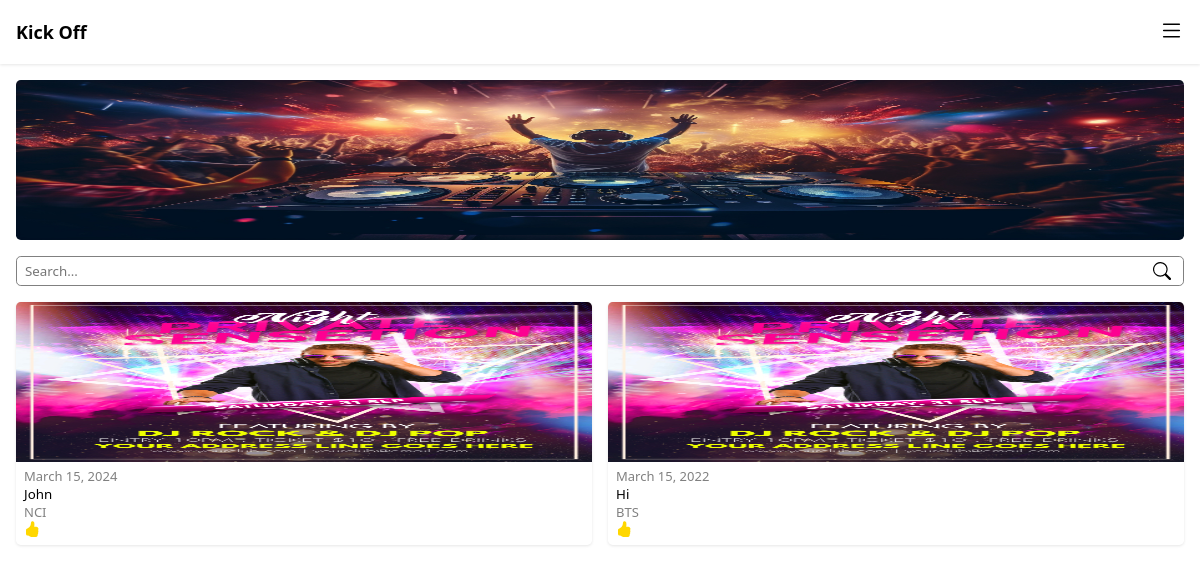
Screenshot of /saved_events/ (signed in) with the database file from the repository.
### Kick_Off/models.py (models this page shows)
class Event(models.Model):
    event_name = models.CharField(max_length=100)
    event_venue_name = models.CharField(max_length=100)
    event_description = models.TextField()
    event_date = models.DateField()
    event_time = models.TimeField()
    event_number_of_tickets = models.IntegerField()
    event_ticket_price = models.IntegerField()
    event_location_link = models.URLField(max_length=200)
    organisation_name = models.CharField(max_length=100)
    organisation = models.ForeignKey(
        CustomUser, on_delete=models.CASCADE, related_name='events_created')
    created = models.DateTimeField(auto_now_add=True)
    updated = models.DateTimeField(auto_now=True)

### Kick_Off/views.py (the view)
# urls.py: path('saved_events/', views.saved_events, name='saved_events'),
@login_required(login_url="login")
def saved_events(request):
    if not request.user.is_participant:
        return redirect('login')
    fetch_saved_events = Event.objects.filter(
        cart_events__participant=request.user).values(
        'id', 'event_name', 'event_venue_name', 'event_date', 'event_time').order_by('-updated')
    if not fetch_saved_events:
        return HttpResponse('No saved events')
    return render(request, 'index.html', {'title': 'Saved Events - Kick Off', 'page_url': "book_now", 'events': fetch_saved_events})

### Kick_Off/templates/index.html (shortened to what this page needs)
{% load static %}
<!DOCTYPE html>
<html lang="en">
  <head>
    <link rel="stylesheet" href="{% static 'css/nav_bar.css' %}" />
    <link rel="stylesheet" href="{% static 'css/index.css' %}" />
    <link rel="stylesheet" href="{% static 'css/search_bar.css' %}" />
    <link rel="stylesheet" href="{% static 'css/book_now.css' %}" />
    <link rel="stylesheet" href="{% static 'css/signup.css' %}" />
    <link rel="stylesheet" href="{% static 'css/login.css' %}" />
    <link rel="stylesheet" href="{% static 'css/create_events.css' %}" />
    <link rel="stylesheet" href="{% static 'css/book_tickets.css' %}" />
    <link rel="stylesheet" href="{% static 'css/tickets_booked.css' %}" />
  </head>
  <body>
    {% include 'nav_bar.html' %} {% block main %}
    <main id="main" class="main">
      <div class="carousel">
        <img src="{% static 'images/dj.jpg' %}" />
      </div>
      {% include 'search_bar.html'%}
      <div class="cards-list">
        {% for event in events %}
        <a class="card" href="{% url page_url id=event.id %}">
          <img src="{% static 'images/poster.jpg' %}" class="poster" />
          <p class="date_time">{{ event.event_date }}</p>
          <p class="org_name">{{ event.event_name }}</p>
          <p class="location">{{ event.event_venue_name }}</p>
          <div class="interest">
          </div>
        </a>
        {% endfor %}
      </div>
    </main>
    {% endblock %}
  </body>
</html>

### Kick_Off/static/css/index.css (style rules this page uses)
* { margin: 0px; padding: 0px; box-sizing: border-box; font-family: system-ui, -apple-system, BlinkMacSystemFont, "Segoe UI", Roboto, Oxygen, Ubuntu, Cantarell, "Open Sans", "Helvetica Neue", sans-serif; }
body { width: 100%; min-height: 100dvh; overflow-x: hidden; }
.main { display: flex; flex-direction: column; gap: 1rem; padding: 1rem; }
.carousel { width: 100%; height: 10rem; display: flex; border-radius: 0.3rem; overflow-x: scroll; }
.carousel img { flex: 0 0 100%; height: 10rem; object-fit: fill; background-color: whitesmoke; }
.cards-list { display: grid; grid-template-columns: repeat(2, 1fr); grid-auto-rows: auto; gap: 1rem; }
.card { border-radius: 0.3rem; padding-bottom: 0.5rem; overflow: hidden; text-decoration: none; color: black; box-shadow: 0 1px 3px 0 rgb(0 0 0 / 0.1); }
.card .poster { width: 100%; height: 10rem; object-fit: fill; }
.card .date_time, .location { font-size: small; color: grey; padding-inline: 0.5rem; }
.card .org_name { font-size: smaller; font-weight: 500; padding-inline: 0.5rem; }
.card .interest { display: flex; align-items: center; padding-inline: 0.5rem; }
.card .interest svg { color: gold; }

### rows the page displays
Event: event_date "March 15, 2024", event_name "John", event_venue_name "NCI"
Event: event_date "March 15, 2022", event_name "Hi", event_venue_name "BTS"
